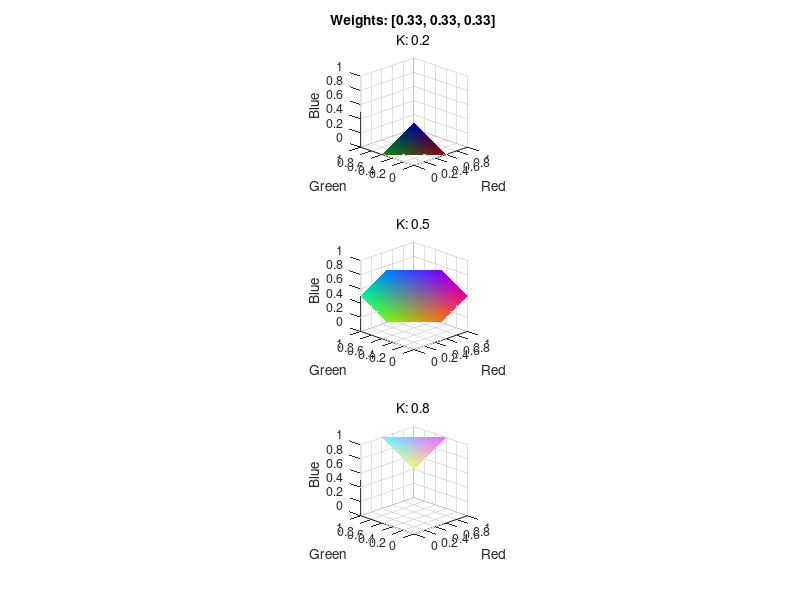

Write the MATLAB code that produced this figure.
% function plot_plane

clear
clc

    cw = [1/3 1/3 1/3]; % color weights, must sum to 1
%     cw = [0.2125 0.7154 0.0721]; % color weights, must sum to 1; Ref: http://jscience.org/experimental/javadoc/org/jscience/computing/ai/vision/GreyscaleFilter.html
%     cw = [0.21 0.72 0.07];
%     cw = [0.5 0.419 0.081];
%     cw = [0.299 0.587 0.114];
%     cw = [0.212 0.701 0.087]; % Ref: https://en.wikipedia.org/wiki/Luma_(video)
    
    
    t = 0.50;
    res = 20;
    t_range = linspace(0.2, 0.8, 3);
    
    figure(1)
    clf
    set(gcf,'color','white')
    
    cws = ''; % color weight string
    for a = 1:length(cw)
        cws = [cws num2str(round(cw(a)*100)/100) ', ' ];
    end
    cws = cws(1:end-2);
    
    for t_ind = 1:length(t_range)
        t = t_range(t_ind);
        subplot(length(t_range),1,t_ind)
        

        [X,Y] = meshgrid(linspace(0,1,res),linspace(0,1,res));
        Z = (t - cw(1)*X - cw(2)*Y)/cw(3);

        C(:,:,1) = X;
        C(:,:,2) = Y;
        C(:,:,3) = Z;

        surf(X,Y,Z,C,'EdgeColor','none')

        xlabel('Red')
        ylabel('Green')
        zlabel('Blue')
        if t_ind == 1
            title({
                    ['Weights: [' cws ']']
                    ['\rmK: ' num2str(t)]
                  })
        else
            title(['\rmK: ' num2str(t)])
        end
        

        axis([0 1 0 1 0 1])
        axis vis3d

        view([-45 20])
        set(gca,'FontSize',9)
    end
    
    set(gcf,'Position',[-1400 100 640 700])

% end